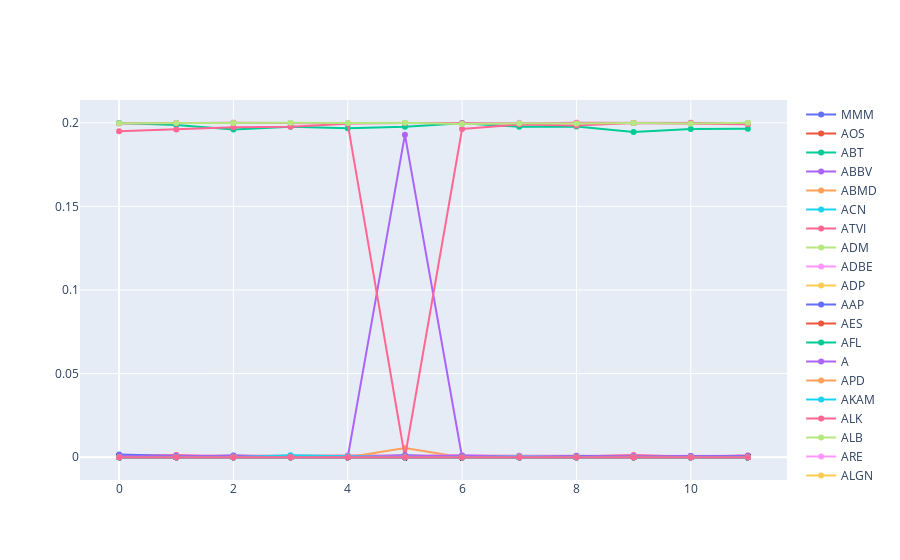

The notebook cell saved with this chart:
### Code cell
# graph every stock in portfolio on same graph in plotly
import plotly.graph_objects as go
fig = go.Figure()
for i in range(len(portfolio)):
    fig.add_trace(go.Scatter(x=np.arange(0,12), y=portfolio[i,:], name=p.columns[i]))
fig.show()
